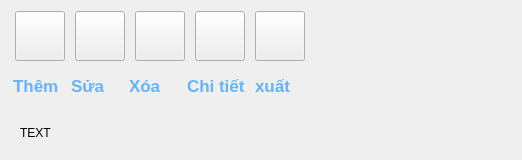
         <widget class="QWidget" name="report">
          <layout class="QVBoxLayout" name="verticalLayout_5">
           <item>
            <widget class="QWidget" name="widget_6" native="true">
             <property name="minimumSize">
              <size>
               <width>500</width>
               <height>100</height>
              </size>
             </property>
             <property name="maximumSize">
              <size>
               <width>300</width>
               <height>100</height>
              </size>
             </property>
             <layout class="QGridLayout" name="gridLayout_7">
              <property name="leftMargin">
               <number>0</number>
              </property>
              <property name="topMargin">
               <number>0</number>
              </property>
              <property name="rightMargin">
               <number>0</number>
              </property>
              <property name="bottomMargin">
               <number>0</number>
              </property>
              <property name="spacing">
               <number>0</number>
              </property>
              <item row="0" column="0">
               <widget class="QWidget" name="widget_20" native="true">
                <property name="minimumSize">
                 <size>
                  <width>500</width>
                  <height>100</height>
                 </size>
                </property>
                <property name="maximumSize">
                 <size>
                  <width>500</width>
                  <height>100</height>
                 </size>
                </property>
                <layout class="QVBoxLayout" name="verticalLayout_15">
                 <property name="leftMargin">
                  <number>0</number>
                 </property>
                 <property name="topMargin">
                  <number>0</number>
                 </property>
                 <property name="rightMargin">
                  <number>0</number>
                 </property>
                 <property name="bottomMargin">
                  <number>0</number>
                 </property>
                 <item>
                  <layout class="QVBoxLayout" name="verticalLayout_16">
                   <property name="spacing">
                    <number>0</number>
                   </property>
                   <property name="topMargin">
                    <number>0</number>
                   </property>
                   <item>
                    <widget class="QWidget" name="widget_button_4" native="true">
                     <property name="maximumSize">
                      <size>
                       <width>300</width>
                       <height>300</height>
                      </size>
                     </property>
                     <layout class="QHBoxLayout" name="horizontalLayout_16">
                      <property name="spacing">
                       <number>6</number>
                      </property>
                      <property name="leftMargin">
                       <number>0</number>
                      </property>
                      <property name="topMargin">
                       <number>0</number>
                      </property>
                      <property name="rightMargin">
                       <number>0</number>
                      </property>
                      <property name="bottomMargin">
                       <number>0</number>
                      </property>
                      <item>
                       <widget class="QPushButton" name="add_button_4">
                        <property name="minimumSize">
                         <size>
                          <width>50</width>
                          <height>50</height>
                         </size>
                        </property>
                        <property name="maximumSize">
                         <size>
                          <width>50</width>
                          <height>50</height>
                         </size>
                        </property>
                        <property name="text">
                         <string/>
                        </property>
                        <property name="icon">
                         <iconset>
                          <normaloff>image/add_button.svg</normaloff>image/add_button.svg</iconset>
                        </property>
                        <property name="iconSize">
                         <size>
                          <width>50</width>
                          <height>50</height>
                         </size>
                        </property>
                       </widget>
                      </item>
                      <item>
                       <widget class="QPushButton" name="edit_button_4">
                        <property name="minimumSize">
                         <size>
                          <width>50</width>
                          <height>50</height>
                         </size>
                        </property>
                        <property name="maximumSize">
                         <size>
                          <width>50</width>
                          <height>50</height>
                         </size>
                        </property>
                        <property name="text">
                         <string/>
                        </property>
                        <property name="icon">
                         <iconset>
                          <normaloff>image/edit.svg</normaloff>image/edit.svg</iconset>
                        </property>
                        <property name="iconSize">
                         <size>
                          <width>50</width>
                          <height>50</height>
                         </size>
                        </property>
                       </widget>
                      </item>
                      <item>
                       <widget class="QPushButton" name="pushButton_12">
                        <property name="minimumSize">
                         <size>
                          <width>50</width>
                          <height>50</height>
                         </size>
                        </property>
                        <property name="maximumSize">
                         <size>
                          <width>50</width>
                          <height>50</height>
                         </size>
                        </property>
                        <property name="text">
                         <string/>
                        </property>
                        <property name="icon">
                         <iconset>
                          <normaloff>image/delete.svg</normaloff>image/delete.svg</iconset>
                        </property>
                        <property name="iconSize">
                         <size>
                          <width>50</width>
                          <height>50</height>
                         </size>
                        </property>
                       </widget>
                      </item>
                      <item>
                       <widget class="QPushButton" name="pushButton_13">
                        <property name="minimumSize">
                         <size>
                          <width>50</width>
                          <height>50</height>
                         </size>
                        </property>
                        <property name="maximumSize">
                         <size>
                          <width>50</width>
                          <height>50</height>
                         </size>
                        </property>
                        <property name="text">
                         <string/>
                        </property>
                        <property name="icon">
                         <iconset>
                          <normaloff>image/detail.svg</normaloff>image/detail.svg</iconset>
                        </property>
                        <property name="iconSize">
                         <size>
                          <width>50</width>
                          <height>50</height>
                         </size>
                        </property>
                       </widget>
                      </item>
                      <item>
                       <widget class="QPushButton" name="pushButton_14">
                        <property name="minimumSize">
                         <size>
                          <width>50</width>
                          <height>50</height>
                         </size>
                        </property>
                        <property name="maximumSize">
                         <size>
                          <width>50</width>
                          <height>50</height>
                         </size>
                        </property>
                        <property name="text">
                         <string/>
                        </property>
                        <property name="icon">
                         <iconset>
                          <normaloff>image/export_excel.svg</normaloff>image/export_excel.svg</iconset>
                        </property>
                        <property name="iconSize">
                         <size>
                          <width>50</width>
                          <height>50</height>
                         </size>
                        </property>
                       </widget>
                      </item>
                     </layout>
                    </widget>
                   </item>
                   <item>
                    <widget class="QWidget" name="widget_labelicon_4" native="true">
                     <property name="maximumSize">
                      <size>
                       <width>300</width>
                       <height>300</height>
                      </size>
                     </property>
                     <layout class="QHBoxLayout" name="horizontalLayout_19">
                      <property name="leftMargin">
                       <number>0</number>
                      </property>
                      <property name="topMargin">
                       <number>0</number>
                      </property>
                      <property name="rightMargin">
                       <number>0</number>
                      </property>
                      <property name="bottomMargin">
                       <number>0</number>
                      </property>
                      <item>
                       <widget class="QLabel" name="label_23">
                        <property name="minimumSize">
                         <size>
                          <width>50</width>
                          <height>30</height>
                         </size>
                        </property>
                        <property name="maximumSize">
                         <size>
                          <width>50</width>
                          <height>50</height>
                         </size>
                        </property>
                        <property name="font">
                         <font>
                          <pointsize>13</pointsize>
                          <weight>75</weight>
                          <bold>true</bold>
                         </font>
                        </property>
                        <property name="styleSheet">
                         <string notr="true">QLabel {
    qproperty-alignment: 'AlignCenter';
    color: #66B2FF;        /* Xanh nước biển nhạt */
    font-weight: bold;     /* In đậm */
}
</string>
                        </property>
                        <property name="text">
                         <string>Thêm</string>
                        </property>
                        <property name="textFormat">
                         <enum>Qt::PlainText</enum>
                        </property>
                       </widget>
                      </item>
                      <item>
                       <widget class="QLabel" name="label_24">
                        <property name="maximumSize">
                         <size>
                          <width>50</width>
                          <height>50</height>
                         </size>
                        </property>
                        <property name="font">
                         <font>
                          <pointsize>13</pointsize>
                          <weight>75</weight>
                          <bold>true</bold>
                         </font>
                        </property>
                        <property name="styleSheet">
                         <string notr="true">QLabel {
    qproperty-alignment: 'AlignCenter';
    color: #66B2FF;        /* Xanh nước biển nhạt */
    font-weight: bold;     /* In đậm */
}
</string>
                        </property>
                        <property name="text">
                         <string>Sửa</string>
                        </property>
                       </widget>
                      </item>
                      <item>
                       <widget class="QLabel" name="label_25">
                        <property name="maximumSize">
                         <size>
                          <width>50</width>
                          <height>50</height>
                         </size>
                        </property>
                        <property name="font">
                         <font>
                          <pointsize>13</pointsize>
                          <weight>75</weight>
                          <bold>true</bold>
                         </font>
                        </property>
                        <property name="styleSheet">
                         <string notr="true">QLabel {
    qproperty-alignment: 'AlignCenter';
    color: #66B2FF;        /* Xanh nước biển nhạt */
    font-weight: bold;     /* In đậm */
}
</string>
                        </property>
                        <property name="text">
                         <string>Xóa</string>
                        </property>
                       </widget>
                      </item>
                      <item>
                       <widget class="QLabel" name="label_26">
                        <property name="maximumSize">
                         <size>
                          <width>60</width>
                          <height>60</height>
                         </size>
                        </property>
                        <property name="font">
                         <font>
                          <pointsize>13</pointsize>
                          <weight>75</weight>
                          <bold>true</bold>
                         </font>
                        </property>
                        <property name="styleSheet">
                         <string notr="true">QLabel {
    qproperty-alignment: 'AlignCenter';
    color: #66B2FF;        /* Xanh nước biển nhạt */
    font-weight: bold;     /* In đậm */
}
</string>
                        </property>
                        <property name="text">
                         <string>Chi tiết</string>
                        </property>
                       </widget>
                      </item>
                      <item>
                       <widget class="QLabel" name="label_27">
                        <property name="maximumSize">
                         <size>
                          <width>50</width>
                          <height>50</height>
                         </size>
                        </property>
                        <property name="font">
                         <font>
                          <pointsize>13</pointsize>
                          <weight>75</weight>
                          <bold>true</bold>
                         </font>
                        </property>
                        <property name="styleSheet">
                         <string notr="true">QLabel {
    qproperty-alignment: 'AlignCenter';
    color: #66B2FF;        /* Xanh nước biển nhạt */
    font-weight: bold;     /* In đậm */
}
</string>
                        </property>
                        <property name="text">
                         <string>xuất</string>
                        </property>
                       </widget>
                      </item>
                     </layout>
                    </widget>
                   </item>
                  </layout>
                 </item>
                </layout>
               </widget>
              </item>
             </layout>
            </widget>
           </item>
           <item>
            <widget class="QWidget" name="widget_7" native="true">
             <layout class="QHBoxLayout" name="horizontalLayout_7">
              <item>
               <widget class="QLabel" name="label_10">
                <property name="text">
                 <string>TEXT</string>
                </property>
               </widget>
              </item>
             </layout>
            </widget>
           </item>
          </layout>
         </widget>
